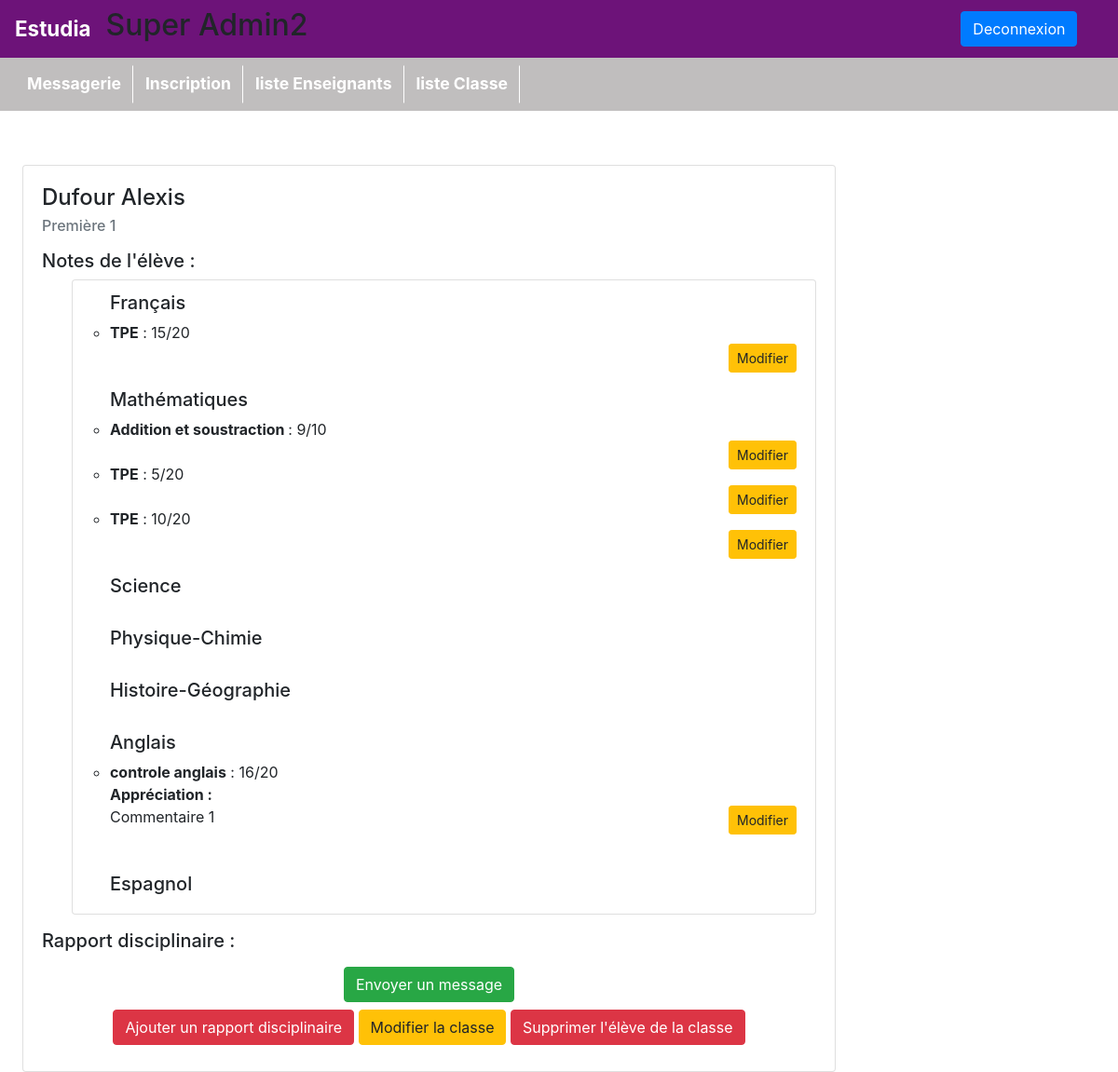
/pages/infoUtilisateur.php?id=3 (signed in), run on the app's committed database.
### tables this page shows
CREATE TABLE IF NOT EXISTS `eleve` (
  `nom` varchar(100) NOT NULL,
  `prenom` varchar(100) NOT NULL,
  `idUtilisateur` int(11) NOT NULL,
  `IDfiliere` int(11) DEFAULT NULL,
  `idEtude` int(11) DEFAULT NULL
);

CREATE TABLE IF NOT EXISTS `etudes` (
  `idEtude` int(11) NOT NULL AUTO_INCREMENT,
  `classe` int(11) NOT NULL,
  `nom` varchar(100) NOT NULL,
  PRIMARY KEY (`idEtude`)
);

CREATE TABLE IF NOT EXISTS `matieres` (
  `idMatiere` int(11) NOT NULL AUTO_INCREMENT,
  `matiere` varchar(100) NOT NULL,
  PRIMARY KEY (`idMatiere`)
);

CREATE TABLE IF NOT EXISTS `notes` (
  `idNote` int(11) NOT NULL AUTO_INCREMENT,
  `idUtilisateur` int(11) NOT NULL,
  `idProf` int(11) NOT NULL,
  `Note` float NOT NULL,
  `idMatiere` int(11) NOT NULL,
  `designation` varchar(255) NOT NULL,
  `NoteMax` int(2) NOT NULL DEFAULT '20',
  `Commentaire` text,
  PRIMARY KEY (`idNote`)
);

### affichages/affichageEleve.php (called while the page is built, shortened)
<?php
function getBdd()
{
    return new PDO('mysql:host=localhost;dbname=estudia;charset=UTF8', 'root', '',  array(PDO::ATTR_ERRMODE => PDO::ERRMODE_EXCEPTION));
}
    ?>

### pages/infoUtilisateur.php (the view, shortened to what this page needs)
<?php
require_once "entete.php";
if(!empty($_GET["id"]))
{
    if($_SESSION["idUtilisateur"] == $_GET["id"] || $_SESSION["statut"] == "Professeur" || $_SESSION["statut"] == "Administration")
    {
    $requete = getBdd() -> prepare("SELECT eleve.nom AS nom, etudes.nom AS titre, etudes.classe, prenom, idUtilisateur FROM eleve LEFT JOIN etudes USING(idEtude) WHERE idUtilisateur = ?");
    $requete -> execute([$_GET["id"]]);
    $eleve = $requete -> fetch(PDO::FETCH_ASSOC);
    $requete = getBdd() -> prepare("SELECT matiere,idMatiere FROM matieres");
    $requete -> execute();
    $matieres = $requete -> fetchAll(PDO::FETCH_ASSOC);
    $requete = getBdd() -> prepare("SELECT Note, idUtilisateur,idProf,idNote,NoteMax, matieres.matiere, designation, commentaire FROM notes INNER JOIN matieres USING(idMatiere) WHERE idUtilisateur = ?");
    $requete -> execute([$_GET["id"]]);
    $notes = $requete -> fetchAll(PDO::FETCH_ASSOC);
    ?>
        <pre>
        </pre>
    <?php
    $listenote = [];
    $i = 0;
    foreach($notes as $note)
    {
        $listenote[$note["matiere"]][$i]["notes"] = $note["Note"];
        $listenote[$note["matiere"]][$i]["designation"] = $note["designation"];
        $listenote[$note["matiere"]][$i]["idProf"] = $note["idProf"];
        $listenote[$note["matiere"]][$i]["idNote"] = $note["idNote"];
        $listenote[$note["matiere"]][$i]["noteMax"] = $note["NoteMax"];
        $listenote[$note["matiere"]][$i]["commentaire"] = $note["commentaire"];
        $i++;
    }
    ?>
    <div class="row">
        <div class="col md-4">
            <div class="card">
                <div class="card-body">
                    <h4 class="card-title"><?=$eleve["nom"]. " ".$eleve["prenom"];?></h4>
                    <h6 class="card-subtitle mb-2 text-muted">
                        <?=$eleve["titre"]." ".$eleve["classe"];?>
                    </h6>
                    <p>
                        <h5>Notes de l'élève :</h5>
                        <ul>
                            <?php
                                foreach($matieres as $matiere)
                                {
                                    ?>
                                    <ul class="list-group-item" style="padding-left:5%">
                                        <h5><?=$matiere["matiere"];?></h5>
                                    <?php
                                    foreach($listenote as $x => $note)
                                    {
                                        if($x == $matiere["matiere"])
                                        {
                                            foreach($note as $Note)
                                            {
                                                $idNote = $Note["idNote"];
                                                ?>
                                                <li>
                                                    <b><span id="designation<?=$idNote?>"><?=$Note["designation"];?></span></b>
                                                    : <span id="note<?=$idNote?>"><?=$Note["notes"];?></span>/<span id="noteMax<?=$Note["idNote"]?>"><?=$Note["noteMax"]?></span>
                                                    <br>
                                                    <?= !empty($Note["commentaire"]) ? "<b>Appréciation :</b><br><span id='commentaire".$idNote."'>".$Note["commentaire"] : "<span id='commentaire".$idNote."'></span>" ;?></span>
                                                    <?php
                                                        if($_SESSION["idUtilisateur"] == $Note["idProf"] || $_SESSION["statut"] == "Administration")
                                                        {
                                                            ?>
                                                            <button onclick='modifierNote(this.value)' value='<?=$idNote?>' id="id<?=$idNote?>" class="btn btn-warning btn-sm mb-2" style='float:right'>Modifier</button>
                                                            <?php
                                                        }
                                                    ?>
                                                </li>
                                                <br>
                                            <?php
                                            }
                                        }
                                    }
                                            ?>
                                    </ul>
                                    <?php
                                }
                            ?>
                        </ul>
                    </p>
                    <p>
                        <h5>Rapport disciplinaire :</h5>
                    </p>
                    <?php
                    if(!empty($_SESSION["statut"]) && $_SESSION["statut"] == "Administration" OR !empty($_SESSION["statut"]) && $_SESSION["statut"] == "Professeur")
                    {
                        ?>
                        <div class="text-center">
                            <form style="width:100%;border:none; margin:0" method="post" action="../traitements/verifConversation.php">
                                <button class="btn btn-success" name="idReceveur" value="<?=$_GET["id"];?>">Envoyer un message</button>
                            </form>
                            <button onclick="formulairePunition()" class="btn btn-danger my-2">Ajouter un rapport disciplinaire</button>
                        <?php
                    }
                    if(!empty($_SESSION["statut"]) && $_SESSION["statut"] == "Administration")
                    {
                        ?>
                        <button onclick="afficherModif()" class="btn btn-warning my-2">Modifier la classe</button>
                        <a href="supprimerProduit.php?id=<?=$_GET["id"]?>" class="btn btn-danger my-2">Supprimer l'élève de la classe</a>
                        <?php
                    }
                    ?>
                    </div>
                </div>
                </div>
            </div>
        </div>
    </div>
    <?php
    }
    else
    {
        header("location:index.php");
    }
}else
{
    header("location:index.php");
}
    ?>
    <?php
require_once "footer.php";

### data on the page
eleve: nom "Dufour", prenom "Alexis", idEtude.nom "Première", idEtude.classe "1"
matieres: matiere "Français"
notes: designation "TPE", Note "15", NoteMax "20", $idNote 1 (drawn)
matieres: matiere "Mathématiques"
notes: designation "Addition et soustraction", Note "9", NoteMax "10", $idNote 4 (drawn)
notes: designation "TPE", Note "5", NoteMax "20", $idNote 7 (drawn)
notes: designation "TPE", Note "10", NoteMax "20"
matieres: matiere "Science"
matieres: matiere "Physique-Chimie"
matieres: matiere "Histoire-Géographie"
matieres: matiere "Anglais"
notes: designation "controle anglais", Note "16", NoteMax "20", Commentaire "Commentaire 1", $idNote 13 (drawn)
matieres: matiere "Espagnol"

### other printed values
$_SESSION["nom"] "Super"
$_SESSION["prenom"] "Admin2"
